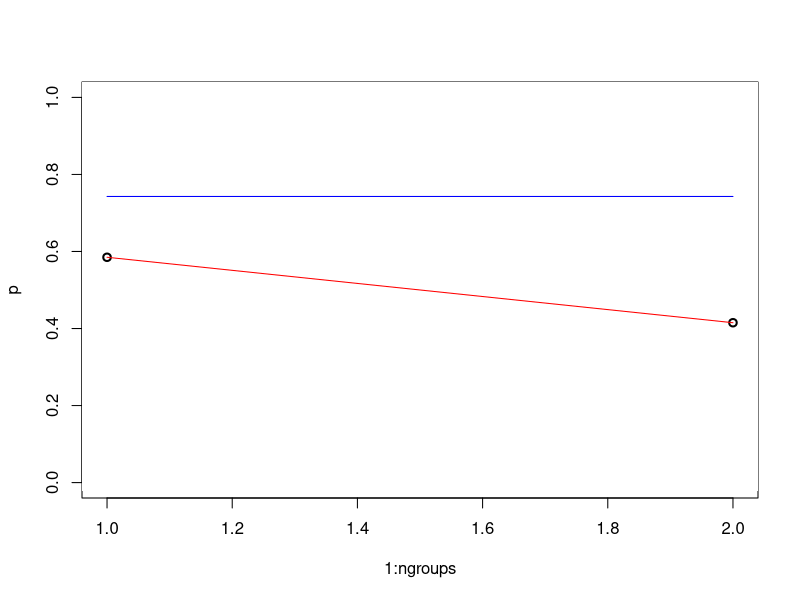

Write R code to recreate this figure. (Note: this script raises an error after producing the figure.)


ethnicsim <- function( tmax=1000 ,
                        ngroups=2 ,
                        delta=0.1,
                        e=0.1,
                        m=0.01,
                        init_p=c(0.55,0.45), #intial proportion of behavior 0 in each group
                        init_q=c(0.51,0.49), #intial proportion of marker 0 in each group
                        draw=TRUE ) {
    
    # init matrix of states
    # x[[k]][i,j] gives frequency of xijk
    xblank <- matrix(0,nrow=2,ncol=2)
    x <- list(xblank)
    for ( i in 1:ngroups ) {
        x[[i]] <- xblank
    }
    
    # fitness function
    # wijk = 1 + d*( e*pik + (1-e)*xijk/qjk )
    wijk <- function( i , j , k ) {
        w <- 1 + delta*( e*( x[[k]][i,1] + x[[k]][i,2] ) + (1-e)*x[[k]][i,j]/( x[[k]][1,j] + x[[k]][2,j] ) )
        w
    }
    
    # group index bounding function
    groupindex <- function( k ) {
        k <- ifelse( k > ngroups , 1 , k )
        k <- ifelse( k < 1 , ngroups , k )
        k
    }
    
    # random initial frequencies with no linkage
    for ( k in 1:ngroups ) {
        if ( missing(init_p) || missing(init_q) ) {
            p <- runif(1)  
            q <- runif(1)
            x[[k]][1,1] <- p*q
            x[[k]][1,2] <- p*(1-q)
            x[[k]][2,1] <- (1-p)*q
            x[[k]][2,2] <- (1-p)*(1-q)
        } else {
            p <- init_p[k]  
            q <- init_q[k]
            x[[k]][1,1] <- p*q
            x[[k]][1,2] <- p*(1-q)
            x[[k]][2,1] <- (1-p)*q
            x[[k]][2,2] <- (1-p)*(1-q) 
        } #else
    }


    #initialize matrices to hold p, q, D, and s for all groups
    p_mat <- NULL
    q_mat <- NULL
    D_mat <- NULL
    for ( k in 1:ngroups ) {
        p_mat <- cbind(p_mat, x[[k]][1,1] + x[[k]][1,2])
        q_mat <- cbind(q_mat, x[[k]][1,1] + x[[k]][2,1])
        D_mat <- cbind(D_mat, x[[k]][1,1]*x[[k]][2,2] - x[[k]][1,2]*x[[k]][2,1])
    }
    
    print("START")
    print(x)
    
    for ( t in 1:tmax ) {
        # migrate
        xnew <- x
        for( k in 1:ngroups ) {
            n1 <- groupindex(k+1)
            n2 <- groupindex(k-1)
            for ( i in 1:2 ) {
                for ( j in 1:2 ) {
                    xnew[[k]][i,j] <- (1-m)*x[[k]][i,j] + m/2 * x[[n1]][i,j] + m/2 * x[[n2]][i,j]
                } #j
            } #i
        } #k
        x <- xnew
        
        # learning
        for( k in 1:ngroups ) {
            w11k <- wijk( 1 , 1 , k )
            w10k <- wijk( 1 , 2 , k )
            w01k <- wijk( 2 , 1 , k )
            w00k <- wijk( 2 , 2 , k )
            wbar <- x[[k]][1,1]*w11k + x[[k]][1,2]*w10k + x[[k]][2,1]*w01k + x[[k]][2,2]*w00k
            xnew[[k]][1,1] <- x[[k]][1,1] * w11k / wbar
            xnew[[k]][1,2] <- x[[k]][1,2] * w10k / wbar
            xnew[[k]][2,1] <- x[[k]][2,1] * w01k / wbar
            xnew[[k]][2,2] <- x[[k]][2,2] * w00k / wbar
        } #k
        x <- xnew
        
        # draw
        if ( draw==TRUE ) {
            p <- sapply( 1:ngroups , function(z) x[[z]][1,1] + x[[z]][1,2] )
            q <- sapply( 1:ngroups , function(z) x[[z]][1,1] + x[[z]][2,1] )
            linkage <- sapply( 1:ngroups , function(z) x[[z]][1,1]*x[[z]][2,2] - x[[z]][1,2]*x[[z]][2,1] )
            linkage <- linkage + 0.5


            #update results matrices
            p_mat <- rbind(p_mat, p)
            q_mat <- rbind(q_mat, q)
            D_mat <- rbind(D_mat, linkage-0.5)
            

            if ( t==1 ) {
                plot( 1:ngroups , p , ylim=c(0,1) , lwd=2 )
            } else {
                rect( 0,-.02,ngroups+.1,1.1 , col="white" , border="white" )
                points( 1:ngroups , p , lwd=2 )
            }
            lines( 1:ngroups , q , col="red" )
            lines( 1:ngroups , linkage , col="blue" )
        }
        
    } # t
    print("END")
    invisible(x)

        print(s[1:ngroups])
    print(fit)

    plot(0:tmax, p_mat[,1], ylim=c(0,1) , lwd=2, col="black" )
    points(0:tmax, p_mat[,2], ylim=c(0,1) , lwd=2, col="blue")
    lines(0:tmax, q_mat[,1], ylim=c(0,1) , lwd=2, col="black")
    lines(0:tmax, q_mat[,2], ylim=c(0,1) , lwd=2, col="blue")
    lines(0:tmax, D_mat[,1], ylim=c(0,1) , lwd=2, col="black", lty=3)
    lines(0:tmax, D_mat[,2], ylim=c(0,1) , lwd=2, col="blue", lty=3)
    
}

ethnicsim( ngroups=2,
            tmax=500,
            delta=0.5,
            e=0.1,
            m=0.01,
            init_p=c(0.55,0.45), #intial proportion of behavior 0 in each group
            init_q=c(0.51,0.49), #intial proportion of marker 0 in each group
            draw=TRUE )










